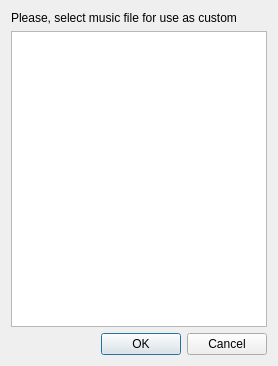
<?xml version="1.0" encoding="UTF-8"?>
<ui version="4.0">
 <class>MusicFileList</class>
 <widget class="QDialog" name="MusicFileList">
  <property name="geometry">
   <rect>
    <x>0</x>
    <y>0</y>
    <width>278</width>
    <height>366</height>
   </rect>
  </property>
  <property name="minimumSize">
   <size>
    <width>278</width>
    <height>366</height>
   </size>
  </property>
  <property name="windowTitle">
   <string>Select Custom music</string>
  </property>
  <property name="windowIcon">
   <iconset resource="../../_resources/editor.qrc">
    <normaloff>:/images/playmusic.png</normaloff>:/images/playmusic.png</iconset>
  </property>
  <property name="locale">
   <locale language="English" country="UnitedStates"/>
  </property>
  <layout class="QVBoxLayout" name="verticalLayout">
   <property name="sizeConstraint">
    <enum>QLayout::SetMinimumSize</enum>
   </property>
   <item>
    <widget class="QLabel" name="SelectedFolder">
     <property name="whatsThis">
      <string>&lt;html&gt;&lt;head/&gt;&lt;body&gt;&lt;p&gt;This is a list of music files, what placed with your current file in the same folder and all music files from subdirectories from this directory.&lt;/p&gt;&lt;/body&gt;&lt;/html&gt;</string>
     </property>
     <property name="locale">
      <locale language="English" country="UnitedStates"/>
     </property>
     <property name="text">
      <string>Please, select music file for use as custom</string>
     </property>
    </widget>
   </item>
   <item>
    <widget class="QListWidget" name="FileList">
     <property name="minimumSize">
      <size>
       <width>0</width>
       <height>0</height>
      </size>
     </property>
     <property name="whatsThis">
      <string>&lt;html&gt;&lt;head/&gt;&lt;body&gt;&lt;p&gt;This is a list of music files, what placed with your current file in the same folder and all music files from subdirectories from this directory.&lt;/p&gt;&lt;/body&gt;&lt;/html&gt;</string>
     </property>
     <property name="editTriggers">
      <set>QAbstractItemView::DoubleClicked|QAbstractItemView::EditKeyPressed</set>
     </property>
    </widget>
   </item>
   <item>
    <widget class="QDialogButtonBox" name="buttonBox">
     <property name="standardButtons">
      <set>QDialogButtonBox::Cancel|QDialogButtonBox::Ok</set>
     </property>
    </widget>
   </item>
  </layout>
 </widget>
 <resources>
  <include location="../../_resources/editor.qrc"/>
 </resources>
 <connections/>
</ui>
